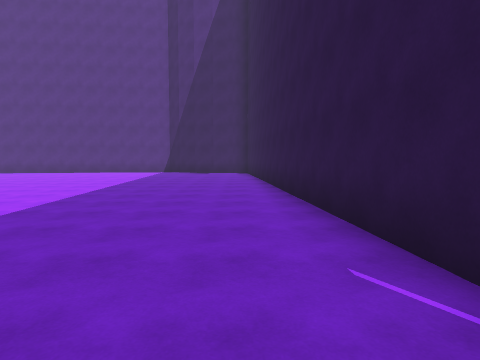
View 1 (above)

24 first-person views from a walk through a Unity game level. The camera is 1.5 m above the floor, tilts 4° down and sees 75° across. The floor is counted in squares, 2 m on a side. Each view is taken from the middle of a square. On the plan, view 1 faces up. The plan holds only what a view shows up to about 10 squares ahead; the rest is blank. The place goes on beyond the plan. The player character is not drawn.

View 2
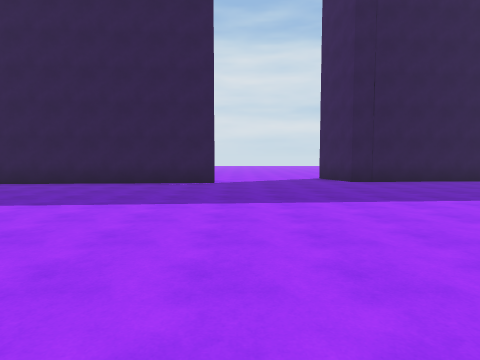

View 3
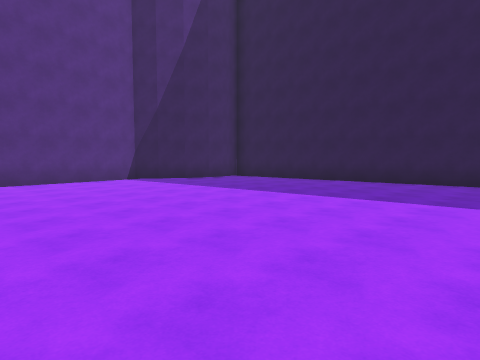

View 4
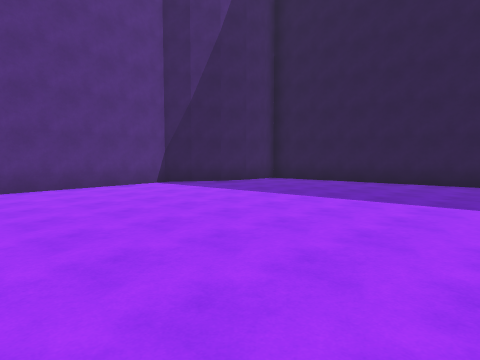

View 5
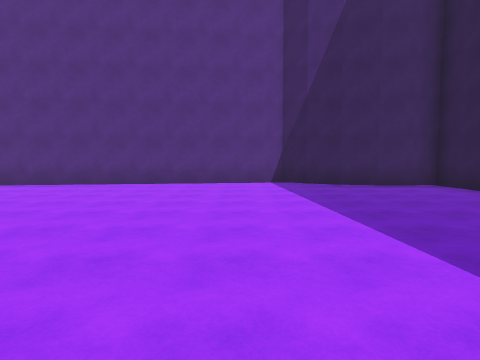

View 6
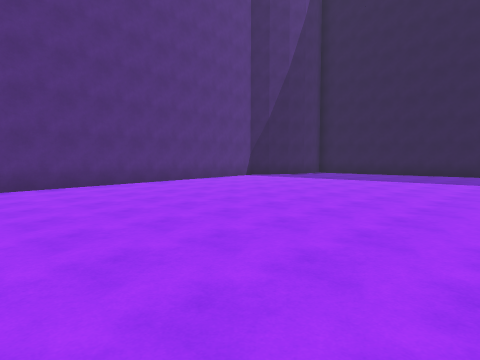

View 7
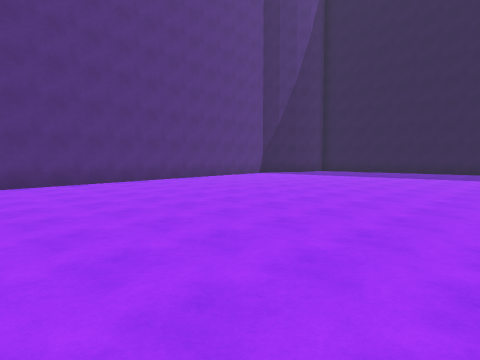

View 8
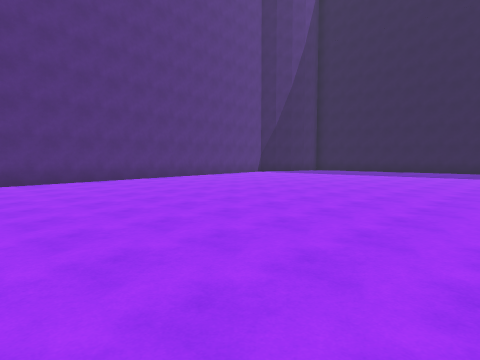

View 9
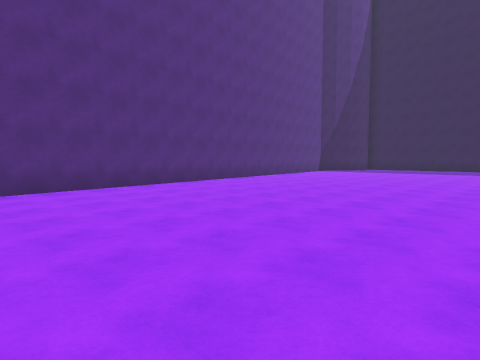

View 10
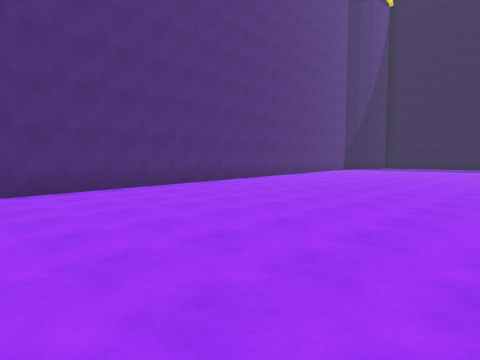

View 11
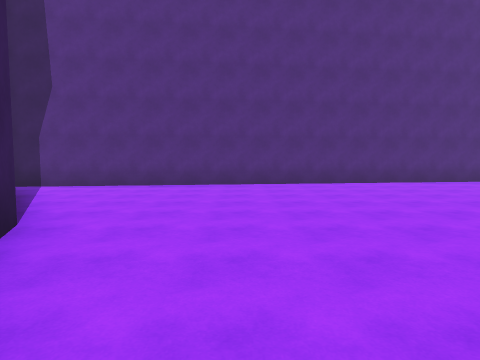

View 12
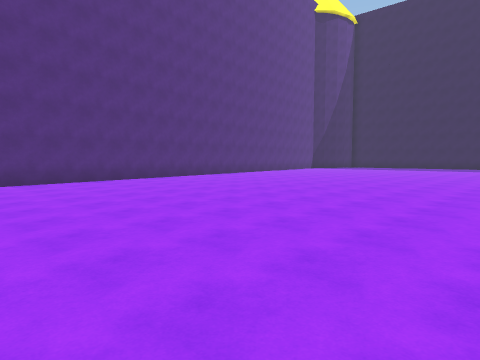

View 13
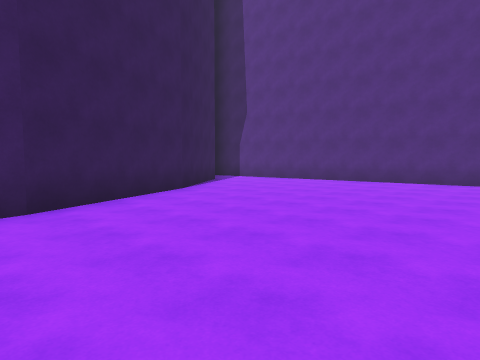

View 14
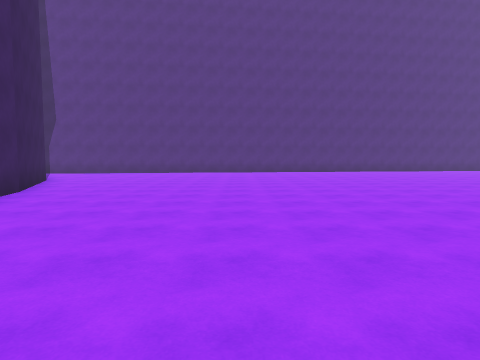

View 15
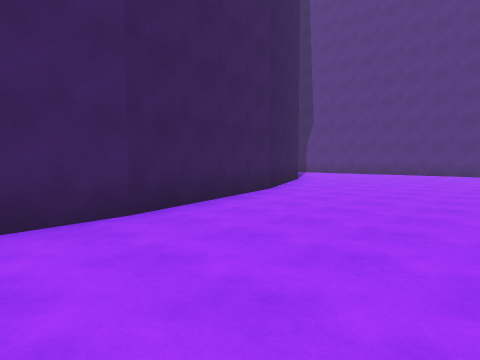

View 16
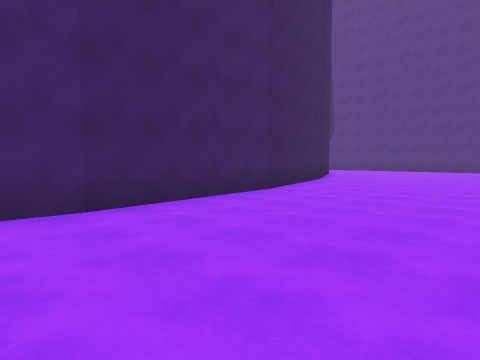

View 17
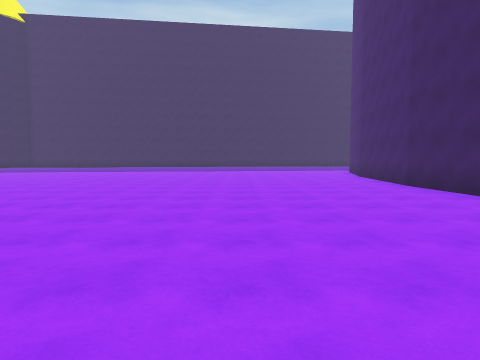

View 18
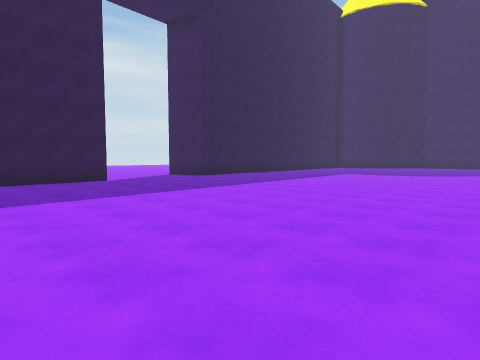

View 19
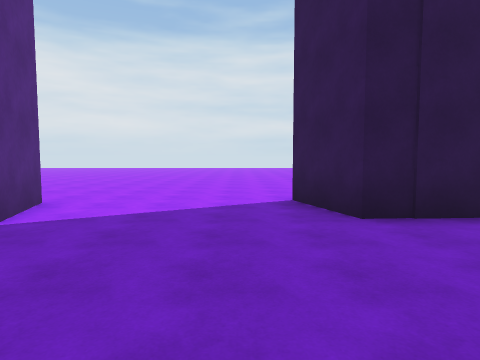

View 20
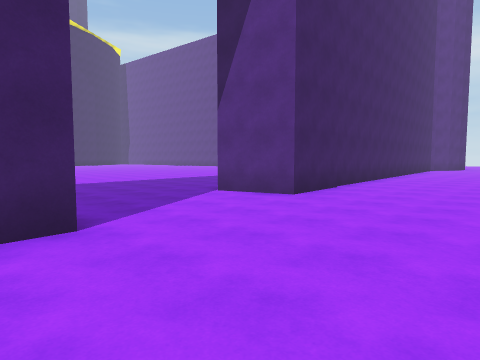

View 21
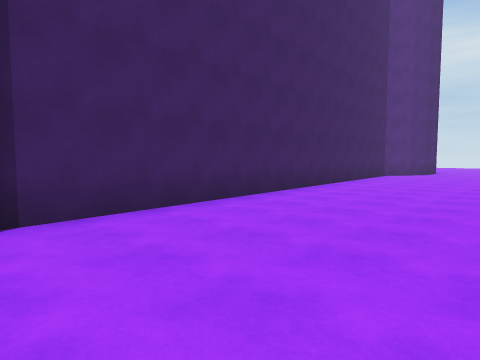

View 22
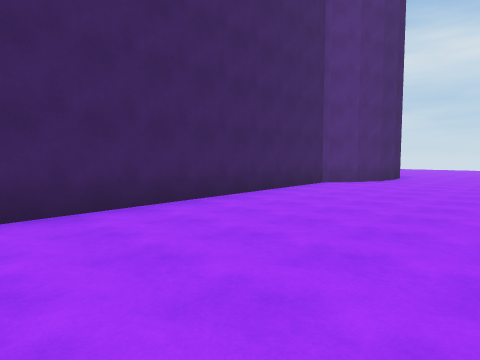

View 23
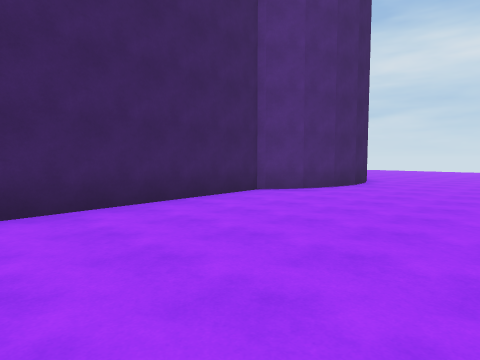

View 24
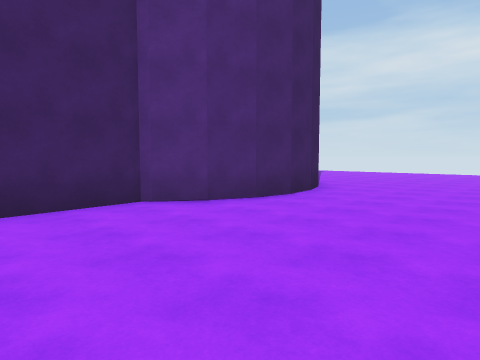

### Floor plan
Key: @ floor where view 1 was taken; # wall or solid block; . floor; T tower.
Columns run from 30 left of view 1 to 7 right of it. Each row starts with its distance up from view 1.
 21                                  ....
 20                                  T...
 19                                  T...
 18                                  T....
 17                       ####TT    T.....
 16               #########....TT## #.....
 15        ########................##.....
 14 ########.......................##.....
 13 ...............................##.....
 12  ..............................##.....
 11   .............................##.....
 10   #............................##.....
  9   ##...........................##.....
  8    #...........................##.....
  7    ##..........................##.....
  6     #..........................##.....
  5     ##............   ...........#.....
  4      #..........     ...........##....
  3      #.........      ...........##....
  2      #.........      ...........##....
  1      ##........      ...........#.....
  0       #.........      ........@.......
 -1       #..........     ................
 -2       #..........     ................
 -3       #...........    ...........#....
 -4       #............   ..........##....
 -5       #............   ....  ....#

Where each view was taken, in squares from view 1:
view 1: 0 up, 0 right, facing up
view 2: 0 up, 8 left, facing right
view 3: 6 up, 9 left, facing up-right
view 4: 8 up, 9 left, facing up-right
view 5: 7 up, 5 left, facing up
view 6: 7 up, 14 left, facing up-right
view 7: 6 up, 16 left, facing up-right
view 8: 5 up, 17 left, facing up-right
view 9: 7 up, 20 left, facing up-right
view 10: 7 up, 23 left, facing up-right
view 11: 5 up, 24 left, facing up
view 12: 4 up, 24 left, facing up-right
view 13: 4 up, 20 left, facing up-left
view 14: 2 down, 20 left, facing up
view 15: 1 down, 20 left, facing up-left
view 16: 5 down, 19 left, facing up-left
view 17: 5 up, 19 left, facing down
view 18: 5 up, 9 left, facing down-right
view 19: 2 down, 2 left, facing right
view 20: 4 down, 7 right, facing up-left
view 21: 3 up, 7 right, facing up-left
view 22: 8 up, 7 right, facing up-left
view 23: 11 up, 7 right, facing up-left
view 24: 14 up, 7 right, facing up-left
